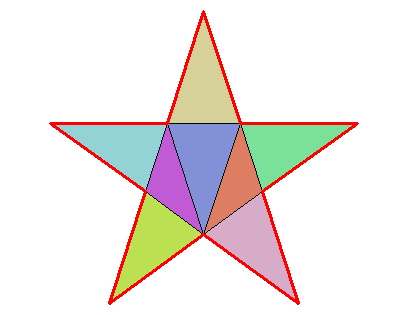

Write the R code that produced this figure.
library(RCDT)

R <- sqrt((5-sqrt(5))/10)     # outer radius
r <- sqrt((25-11*sqrt(5))/10) # circumradius of the inner pentagon

# vertices
X <- R * vapply(0L:4L, function(i) cos(pi/180*(90+72*i)), numeric(1L))
Y <- R * vapply(0L:4L, function(i) sin(pi/180*(90+72*i)), numeric(1L))
x <- r * vapply(0L:4L, function(i) cos(pi/180*(126+72*i)), numeric(1L))
y <- r * vapply(0L:4L, function(i) sin(pi/180*(126+72*i)), numeric(1L))
vertices <- rbind(
  c(X[1L], Y[1L]),
  c(x[1L], y[1L]),
  c(X[2L], Y[2L]),
  c(x[2L], y[2L]),
  c(X[3L], Y[3L]),
  c(x[3L], y[3L]),
  c(X[4L], Y[4L]),
  c(x[4L], y[4L]),
  c(X[5L], Y[5L]),
  c(x[5L], y[5L])
)

# edge indices
edges <- cbind(1L:10L, c(2L:10L, 1L))

# Delaunay triangulation
del <- delaunay(vertices, edges)

# plot
opar <- par(mar = c(0, 0, 0, 0))
plotDelaunay(del, asp = 1, color = "distinct", lwd_borders = 3,
             xlab = NA, ylab = NA, axes = FALSE)
par(opar)

# area
delaunayArea(del)
sqrt(650 - 290*sqrt(5)) / 4 # exact value
